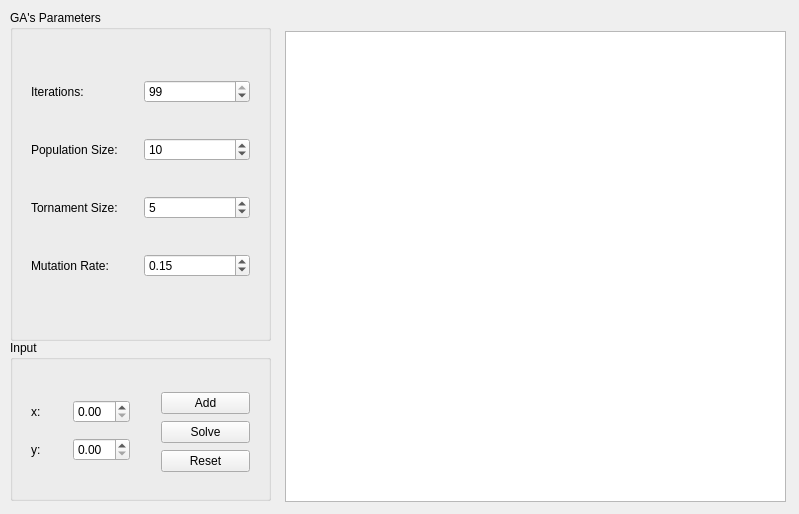
<?xml version="1.0" encoding="UTF-8"?>
<ui version="4.0">
    <class>MainWindow</class>
    <widget class="QMainWindow" name="MainWindow">
        <property name="geometry">
            <rect>
                <x>0</x>
                <y>0</y>
                <width>799</width>
                <height>514</height>
            </rect>
        </property>
        <property name="windowTitle">
            <string>MainWindow</string>
        </property>
        <widget class="QWidget" name="centralWidget">
            <widget class="QGroupBox" name="groupBox">
                <property name="geometry">
                    <rect>
                        <x>10</x>
                        <y>10</y>
                        <width>261</width>
                        <height>331</height>
                    </rect>
                </property>
                <property name="title">
                    <string>GA's Parameters</string>
                </property>
                <widget class="QWidget" name="layoutWidget">
                    <property name="geometry">
                        <rect>
                            <x>10</x>
                            <y>30</y>
                            <width>241</width>
                            <height>281</height>
                        </rect>
                    </property>
                    <layout class="QVBoxLayout" name="verticalLayout">
                        <item>
                            <layout class="QHBoxLayout" name="horizontalLayout">
                                <item>
                                    <widget class="QLabel" name="label">
                                        <property name="text">
                                            <string>Iterations:</string>
                                        </property>
                                    </widget>
                                </item>
                                <item>
                                    <widget class="QSpinBox" name="iterationsSpinBox">
                                        <property name="value">
                                            <number>99</number>
                                        </property>
                                    </widget>
                                </item>
                            </layout>
                        </item>
                        <item>
                            <layout class="QHBoxLayout" name="horizontalLayout_2">
                                <item>
                                    <widget class="QLabel" name="label_2">
                                        <property name="text">
                                            <string>Population Size:</string>
                                        </property>
                                    </widget>
                                </item>
                                <item>
                                    <widget class="QSpinBox" name="populationSizeSpinBox">
                                        <property name="value">
                                            <number>10</number>
                                        </property>
                                    </widget>
                                </item>
                            </layout>
                        </item>
                        <item>
                            <layout class="QHBoxLayout" name="horizontalLayout_3">
                                <item>
                                    <widget class="QLabel" name="label_3">
                                        <property name="text">
                                            <string>Tornament Size:</string>
                                        </property>
                                    </widget>
                                </item>
                                <item>
                                    <widget class="QSpinBox" name="tournamentSizeSpinBox">
                                        <property name="value">
                                            <number>5</number>
                                        </property>
                                    </widget>
                                </item>
                            </layout>
                        </item>
                        <item>
                            <layout class="QHBoxLayout" name="horizontalLayout_4">
                                <item>
                                    <widget class="QLabel" name="label_4">
                                        <property name="text">
                                            <string>Mutation Rate:</string>
                                        </property>
                                    </widget>
                                </item>
                                <item>
                                    <widget class="QDoubleSpinBox" name="mutationRateSpinBox">
                                        <property name="value">
                                            <double>0.150000000000000</double>
                                        </property>
                                    </widget>
                                </item>
                            </layout>
                        </item>
                    </layout>
                </widget>
            </widget>
            <widget class="QGroupBox" name="groupBox_2">
                <property name="geometry">
                    <rect>
                        <x>10</x>
                        <y>340</y>
                        <width>261</width>
                        <height>161</height>
                    </rect>
                </property>
                <property name="title">
                    <string>Input</string>
                </property>
                <widget class="QWidget" name="layoutWidget">
                    <property name="geometry">
                        <rect>
                            <x>10</x>
                            <y>40</y>
                            <width>121</width>
                            <height>101</height>
                        </rect>
                    </property>
                    <layout class="QVBoxLayout" name="verticalLayout_2">
                        <item>
                            <layout class="QHBoxLayout" name="horizontalLayout_6">
                                <item>
                                    <widget class="QLabel" name="label_5">
                                        <property name="text">
                                            <string>x:</string>
                                        </property>
                                    </widget>
                                </item>
                                <item>
                                    <widget class="QDoubleSpinBox" name="pointXSpinBox"/>
                                </item>
                            </layout>
                        </item>
                        <item>
                            <layout class="QHBoxLayout" name="horizontalLayout_5">
                                <item>
                                    <widget class="QLabel" name="label_6">
                                        <property name="text">
                                            <string>y:</string>
                                        </property>
                                    </widget>
                                </item>
                                <item>
                                    <widget class="QDoubleSpinBox" name="pointYSpinBox"/>
                                </item>
                            </layout>
                        </item>
                    </layout>
                </widget>
                <widget class="QWidget" name="layoutWidget">
                    <property name="geometry">
                        <rect>
                            <x>140</x>
                            <y>40</y>
                            <width>111</width>
                            <height>105</height>
                        </rect>
                    </property>
                    <layout class="QVBoxLayout" name="verticalLayout_3">
                        <item>
                            <widget class="QPushButton" name="addPointButton">
                                <property name="text">
                                    <string>Add</string>
                                </property>
                            </widget>
                        </item>
                        <item>
                            <widget class="QPushButton" name="solveButton">
                                <property name="text">
                                    <string>Solve</string>
                                </property>
                            </widget>
                        </item>
                        <item>
                            <widget class="QPushButton" name="resetButton">
                                <property name="text">
                                    <string>Reset</string>
                                </property>
                            </widget>
                        </item>
                    </layout>
                </widget>
            </widget>
            <widget class="QWidget" name="widget" native="true">
                <property name="geometry">
                    <rect>
                        <x>410</x>
                        <y>140</y>
                        <width>120</width>
                        <height>80</height>
                    </rect>
                </property>
            </widget>
            <widget class="PlotWidget" name="plotWidget">
                <property name="geometry">
                    <rect>
                        <x>285</x>
                        <y>31</y>
                        <width>501</width>
                        <height>471</height>
                    </rect>
                </property>
            </widget>
        </widget>
    </widget>
    <layoutdefault spacing="6" margin="11"/>
    <customwidgets>
        <customwidget>
            <class>PlotWidget</class>
            <extends>QGraphicsView</extends>
            <header>pyqtgraph</header>
        </customwidget>
    </customwidgets>
    <resources/>
    <connections/>
</ui>
